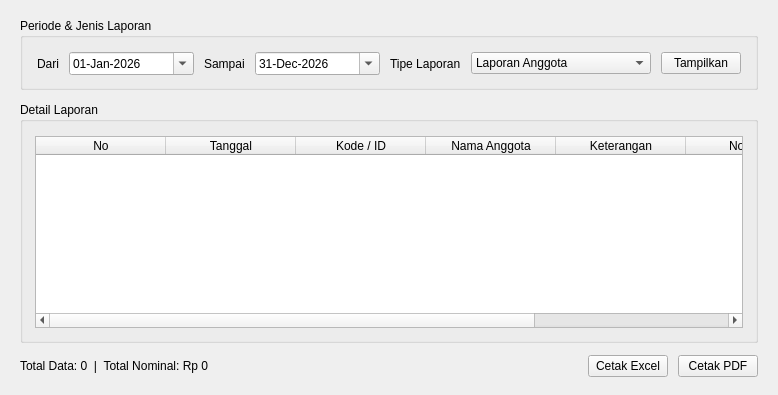
        <widget class="QWidget" name="pageLaporan">
         <layout class="QVBoxLayout" name="layoutLaporan">
          <property name="spacing">
           <number>12</number>
          </property>
          <property name="leftMargin">
           <number>20</number>
          </property>
          <property name="topMargin">
           <number>18</number>
          </property>
          <property name="rightMargin">
           <number>20</number>
          </property>
          <property name="bottomMargin">
           <number>18</number>
          </property>
          <item>
           <widget class="QGroupBox" name="grpFilterLaporan">
            <property name="title">
             <string>Periode &amp;&amp; Jenis Laporan</string>
            </property>
            <layout class="QHBoxLayout" name="layoutFilterLaporan">
             <property name="spacing">
              <number>10</number>
             </property>
             <property name="leftMargin">
              <number>14</number>
             </property>
             <property name="topMargin">
              <number>14</number>
             </property>
             <property name="rightMargin">
              <number>14</number>
             </property>
             <property name="bottomMargin">
              <number>12</number>
             </property>
             <item>
              <widget class="QLabel" name="lblDariTanggal">
               <property name="text">
                <string>Dari</string>
               </property>
              </widget>
             </item>
             <item>
              <widget class="QDateEdit" name="dateDari">
               <property name="minimumSize">
                <size>
                 <width>125</width>
                 <height>0</height>
                </size>
               </property>
               <property name="date">
                <date>
                 <year>2026</year>
                 <month>1</month>
                 <day>1</day>
                </date>
               </property>
               <property name="displayFormat">
                <string>dd-MMM-yyyy</string>
               </property>
               <property name="calendarPopup">
                <bool>true</bool>
               </property>
              </widget>
             </item>
             <item>
              <widget class="QLabel" name="lblSampaiTanggal">
               <property name="text">
                <string>Sampai</string>
               </property>
              </widget>
             </item>
             <item>
              <widget class="QDateEdit" name="dateSampai">
               <property name="minimumSize">
                <size>
                 <width>125</width>
                 <height>0</height>
                </size>
               </property>
               <property name="date">
                <date>
                 <year>2026</year>
                 <month>12</month>
                 <day>31</day>
                </date>
               </property>
               <property name="displayFormat">
                <string>dd-MMM-yyyy</string>
               </property>
               <property name="calendarPopup">
                <bool>true</bool>
               </property>
              </widget>
             </item>
             <item>
              <widget class="QLabel" name="lblTipeLaporan">
               <property name="text">
                <string>Tipe Laporan</string>
               </property>
              </widget>
             </item>
             <item>
              <widget class="QComboBox" name="cmbTipeLaporan">
               <property name="sizePolicy">
                <sizepolicy hsizetype="Expanding" vsizetype="Fixed">
                 <horstretch>0</horstretch>
                 <verstretch>0</verstretch>
                </sizepolicy>
               </property>
               <property name="minimumSize">
                <size>
                 <width>180</width>
                 <height>0</height>
                </size>
               </property>
               <item>
                <property name="text">
                 <string>Laporan Anggota</string>
                </property>
               </item>
               <item>
                <property name="text">
                 <string>Laporan Simpanan</string>
                </property>
               </item>
               <item>
                <property name="text">
                 <string>Laporan Pinjaman</string>
                </property>
               </item>
               <item>
                <property name="text">
                 <string>Laporan Angsuran</string>
                </property>
               </item>
              </widget>
             </item>
             <item>
              <widget class="QPushButton" name="btnTampilkanLaporan">
               <property name="text">
                <string>Tampilkan</string>
               </property>
               <property name="btnType" stdset="0">
                <string>primary</string>
               </property>
              </widget>
             </item>
            </layout>
           </widget>
          </item>
          <item>
           <widget class="QGroupBox" name="grpDetailLaporan">
            <property name="title">
             <string>Detail Laporan</string>
            </property>
            <layout class="QVBoxLayout" name="layoutDetailLaporan">
             <property name="leftMargin">
              <number>12</number>
             </property>
             <property name="topMargin">
              <number>14</number>
             </property>
             <property name="rightMargin">
              <number>12</number>
             </property>
             <property name="bottomMargin">
              <number>12</number>
             </property>
             <item>
              <widget class="QTableWidget" name="tblLaporan">
               <property name="editTriggers">
                <set>QAbstractItemView::NoEditTriggers</set>
               </property>
               <property name="alternatingRowColors">
                <bool>true</bool>
               </property>
               <property name="selectionMode">
                <enum>QAbstractItemView::SingleSelection</enum>
               </property>
               <property name="selectionBehavior">
                <enum>QAbstractItemView::SelectRows</enum>
               </property>
               <attribute name="horizontalHeaderDefaultSectionSize">
                <number>130</number>
               </attribute>
               <attribute name="horizontalHeaderStretchLastSection">
                <bool>true</bool>
               </attribute>
               <column>
                <property name="text">
                 <string>No</string>
                </property>
               </column>
               <column>
                <property name="text">
                 <string>Tanggal</string>
                </property>
               </column>
               <column>
                <property name="text">
                 <string>Kode / ID</string>
                </property>
               </column>
               <column>
                <property name="text">
                 <string>Nama Anggota</string>
                </property>
               </column>
               <column>
                <property name="text">
                 <string>Keterangan</string>
                </property>
               </column>
               <column>
                <property name="text">
                 <string>Nominal</string>
                </property>
               </column>
               <column>
                <property name="text">
                 <string>Status</string>
                </property>
               </column>
              </widget>
             </item>
            </layout>
           </widget>
          </item>
          <item>
           <layout class="QHBoxLayout" name="layoutLaporanBottom">
            <property name="spacing">
             <number>10</number>
            </property>
            <item>
             <widget class="QLabel" name="lblRingkasanLaporan">
              <property name="text">
               <string>Total Data: 0  |  Total Nominal: Rp 0</string>
              </property>
             </widget>
            </item>
            <item>
             <spacer name="spacerLaporanBottom">
              <property name="orientation">
               <enum>Qt::Horizontal</enum>
              </property>
              <property name="sizeHint" stdset="0">
               <size>
                <width>40</width>
                <height>20</height>
               </size>
              </property>
             </spacer>
            </item>
            <item>
             <widget class="QPushButton" name="btnCetakExcel">
              <property name="text">
               <string>Cetak Excel</string>
              </property>
              <property name="btnType" stdset="0">
               <string>primary</string>
              </property>
             </widget>
            </item>
            <item>
             <widget class="QPushButton" name="btnCetakPdf">
              <property name="text">
               <string>Cetak PDF</string>
              </property>
              <property name="btnType" stdset="0">
               <string>secondary</string>
              </property>
             </widget>
            </item>
           </layout>
          </item>
         </layout>
        </widget>
